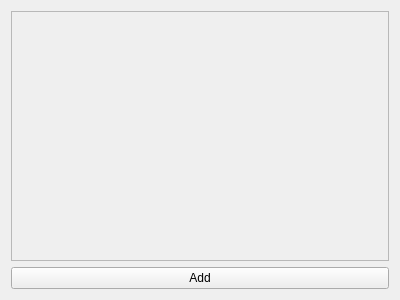
<?xml version="1.0" encoding="UTF-8"?>
<ui version="4.0">
 <class>MainWindow</class>
 <widget class="QMainWindow" name="MainWindow">
  <property name="geometry">
   <rect>
    <x>0</x>
    <y>0</y>
    <width>400</width>
    <height>300</height>
   </rect>
  </property>
  <property name="windowTitle">
   <string>MainWindow</string>
  </property>
  <widget class="QWidget" name="centralWidget">
   <layout class="QVBoxLayout" name="verticalLayout">
    <item>
     <widget class="QFrame" name="frame">
      <property name="frameShape">
       <enum>QFrame::StyledPanel</enum>
      </property>
      <property name="frameShadow">
       <enum>QFrame::Raised</enum>
      </property>
      <layout class="QVBoxLayout" name="verticalLayout_2"/>
     </widget>
    </item>
    <item>
     <widget class="QPushButton" name="AddComboBox">
      <property name="text">
       <string>Add</string>
      </property>
     </widget>
    </item>
   </layout>
  </widget>
 </widget>
 <layoutdefault spacing="6" margin="11"/>
 <resources/>
 <connections/>
</ui>
